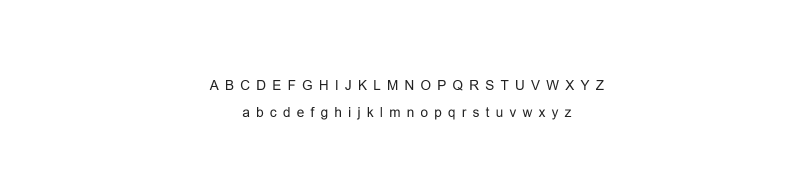
%> input picture SVA/Mas que amor/PATRONES 4.bmp, 1614 x 358 px (shown at 1/2 size)
$ octave memletra.m   (GNU Octave 9; MATLAB toolbox functions it lacks are replaced by stand-ins)
%> lines starting %> are read from the running program, lines starting %| are printed output that depends on the picture
clc
clear all
close all

ima=imread('C:\Users\kitsu\Documents\SVA\Mas que amor\PATRONES 4.bmp');
%> ima is the input picture: size 358x1614x3 uint8; min 34, max 255, mean 253
f=255-double(ima(:,:,1));
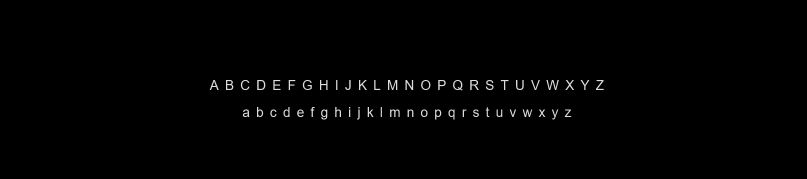
%> f: size 358x1614 double (shown at 1/2 size); min 0, max 221, mean 2

Sx=sum(f,2);
%> Sx = 358 values, max 50707 at index 162, min 0 at index 1, mean 3277.5
Sx=double(Sx>0);
%> Sx = 358 values, max 1 at index 161, min 0 at index 1, mean 0.128
n1=1;
n2=1;

for i=2:length(Sx)
    if Sx(i-1)==0 && Sx(i)==1
        fsr(n1)=i;
        n1=n1+1;
    end

    if Sx(i-1)==1 && Sx(i)==0
        fbr(n2)=i;
        n2=n2+1;
    end
end
%> after the loop, fbr = [182 240]; fsr = [161 215]; n1 = 3; n2 = 3

[fsr',fbr']
%> ans = [161 182; 215 240]


for i=1:n1-1%%%%%%%%%%%%%%%%%%%%%%%%%%%%%%%%%%%%%%%%%%%%%%%%%%%%%%%%
    renglon=f(fsr(i):fbr(i),:);

    Sy=sum(renglon);
    Sy=double(Sy>0);

    n3=1;
    n4=1;
    clear fsl fbl
        for j=2:length(Sy)
            if Sy(j-1)==0 && Sy(j)==1
                fsl(n3)=j;
                n3=n3+1;
            end

            if Sy(j-1)==1 && Sy(j)==0
                fbl(n4)=j;
                n4=n4+1;
            end
        end

    for j=1:length(fsl);%%%%%%%%%%%%%%%%%%%%%%%%%%%%%%%%%%%%%%%%%%%%
        letra=f(fsr(i):fbr(i),fsl(j):fbl(j));
        [fi,co]=size(letra);
        espacio=zeros(30,30);
        espacio(1:fi,1:co)=letra;
        letra=espacio;
        mem(:,j)=reshape(double(letra),900,1);
        imshow(uint8(letra))
        drawnow
    end%%%%%%%%%%%%%%%%%%%%%%%%%%%%%%%%%%%%%%%%%%%%%%%%%%%%%%%%%%%%%%


end%%%%%%%%%%%%%%%%%%%%%%%%%%%%%%%%%%%%%%%%%%%%%%%%%%%%%%%%%%%%%%%%%%%
%> this loop made 2 passes
%> pass 1, `for j=1:length(fsl); letra=f(fsr(i):fbr(i),fsl(j):fbl(j)); [fi,co]=siz..`:
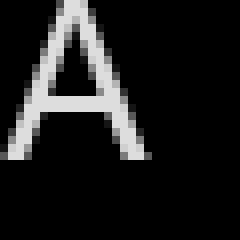
%> displayed picture: size 30x30, on the screen's scale of 0 to 255 (shown 8 times larger); min 0, max 221, mean 28.8
%> pass 1, `for j=1:length(fsl); letra=f(fsr(i):fbr(i),fsl(j):fbl(j)); [fi,co]=siz..`:
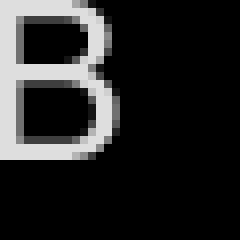
%> displayed picture: size 30x30, on the screen's scale of 0 to 255 (shown 8 times larger); min 0, max 221, mean 37.4
%> pass 1, `for j=1:length(fsl); letra=f(fsr(i):fbr(i),fsl(j):fbl(j)); [fi,co]=siz..`:
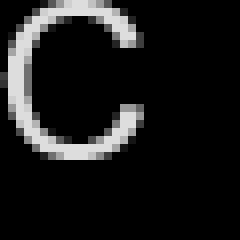
%> displayed picture: size 30x30, on the screen's scale of 0 to 255 (shown 8 times larger); min 0, max 221, mean 26
%> pass 1, `for j=1:length(fsl); letra=f(fsr(i):fbr(i),fsl(j):fbl(j)); [fi,co]=siz..`:
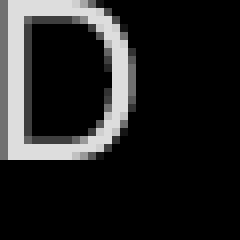
%> displayed picture: size 30x30, on the screen's scale of 0 to 255 (shown 8 times larger); min 0, max 221, mean 34.9
%> after the loop, fbl = 26 values from 500 to 1144; fsl = 26 values from 486 to 1130
